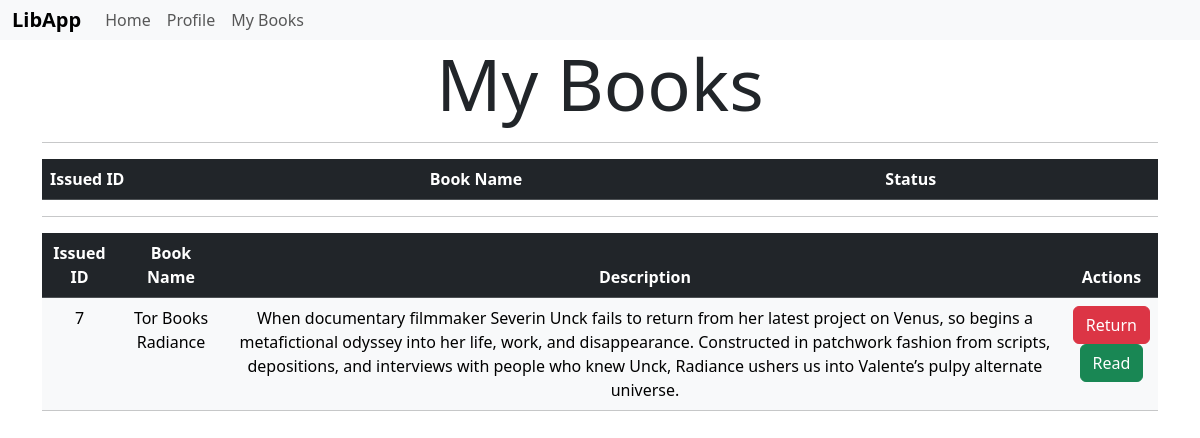
The app's page /student_books (signed in) with its own data.
### models.py (models this page shows)
class Issued(db.Model):
    id = db.Column(db.Integer, primary_key=True)
    user_id = db.Column(db.Integer, db.ForeignKey('user.id'), nullable=False)
    book_id = db.Column(db.Integer, db.ForeignKey('book.id'), nullable=False)
    user = db.relationship('User', backref='issued')
    book = db.relationship('Book', backref='issued')

class Book(db.Model):
    __tablename__ = 'book'
    id = db.Column(db.Integer, primary_key=True)
    name = db.Column(db.String(64), nullable=False)
    section_id = db.Column(db.Integer, db.ForeignKey('section.id'), nullable=False)
    content = db.Column(db.String(512), unique=True, nullable = False)
    author = db.Column(db.String(64), nullable = False)
    dateissue = db.Column(DateTime, nullable = True)
    status = db.Column(db.String(64), nullable = True)

### routes.py (the view)
@app.route('/student_books')
def student_books():
    if 'user_id' in session:
        user = User.query.get(session['user_id'])
        if user:
            if user.is_admin:
                sections = Section.query.all()
                return render_template('manage_request.html', user=user, sections=sections)
            else:
                sections = Section.query.all()
                requests = Issues.query.all()
                requests2 = Issued.query.all()
                return render_template('student_books.html', user=user, userid = session['user_id'], issues=requests, issued=requests2)
        else:
            flash('User does not exist.')
            return redirect(url_for('login'))

### templates/student_books.html (shortened to what this page needs)
{% extends 'layout.html' %}
{% block content %}
<h2 class="display-2 text-center"><b>My Books</b></h2>
<hr>
<table class="table table-dark">
    <thead>
        <tr class="table-dark">
            <th>Issued ID</th>
            <th>Book Name</th>
            <th>Status</th>
        </tr>
    </thead>
</table>
<hr>
<table class="table table-dark text-center">
    <thead>
        <tr class="table-dark">
            <th>Issued ID</th>
            <th>Book Name</th>
            <th>Description</th>
            <th>Actions</th>
        </tr>
    </thead>
    <tbody>
        {% for issue in issued %}
        {% if issue.user_id == userid %}
        <tr class="table-light">
            <td>{{ issue.id }}</td>
            <td>{{ issue.book.name if issue.book else 'Book not found' }}</td>
            <td>{{ issue.book.content if issue.book else 'Content not found' }}</td>
            <td>
                <form id="bookForm_{{ issue.id }}" method="post" action="{{ url_for('return_book') }}">
                    <button type="button" class="btn btn-danger" onclick="returnBook('{{ issue.id }}', 'Available')">Return</button>
                </form>
                <button type="button" class="btn btn-success">Read</button>
            </td>
        </tr>
        {% endif %}
        {% endfor %}
    </tbody>
</table>
{% endblock %}

### templates/layout.html (style rules this page uses)
body { margin: 0; padding: 0; background-image: url("../static/bg.jpg"); background-size: cover; background-position: center; background-repeat: no-repeat; background-attachment: fixed; }

### records on screen
Issued: id "7", book "Tor Books Radiance", book "When documentary filmmaker Severin Unck fails to return from her latest project on Venus, so begins a metafictional odyssey into her life, work, and disappearance. Constructed in patchwork fashion from scripts, depositions, and interviews with people who knew Unck, Radiance ushers us into Valente’s pulpy alternate universe."
